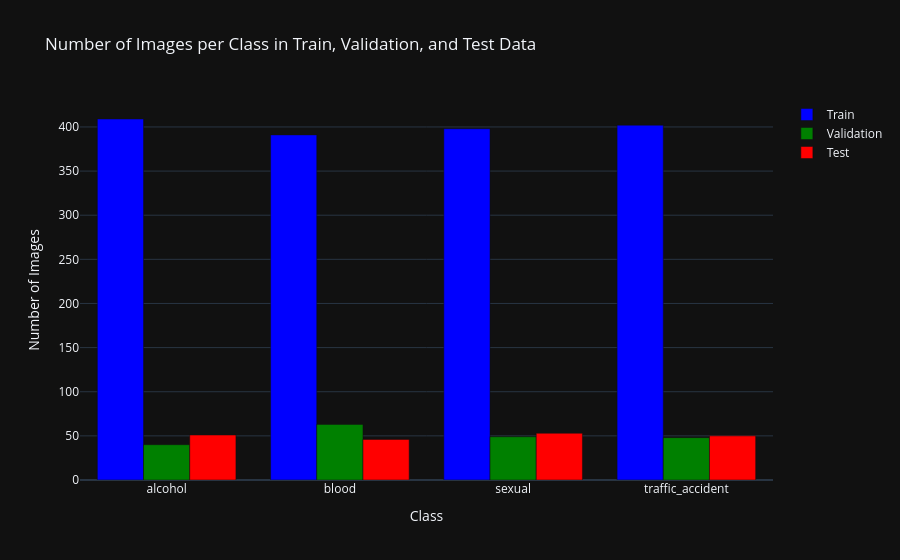

Source (notebook cell):
### Code cell
_, train_counts = np.unique(train_labels, return_counts=True)
_, val_counts = np.unique(val_labels, return_counts=True)
_, test_counts = np.unique(test_labels, return_counts=True)

fig = go.Figure()

fig.add_trace(go.Bar(
    x=class_names,
    y=train_counts,
    name='Train',
    marker=dict(color='blue')
))

fig.add_trace(go.Bar(
    x=class_names,
    y=val_counts,
    name='Validation',
    marker=dict(color='green')
))

fig.add_trace(go.Bar(
    x=class_names,
    y=test_counts,
    name='Test',
    marker=dict(color='red')
))

fig.update_layout(
    title="Number of Images per Class in Train, Validation, and Test Data",
    barmode='group',
    xaxis_title="Class",
    yaxis_title="Number of Images",
    template="plotly_dark"
)

# Show the plot
fig.show()

### Figure 1 — Plotly figure (JSON) as saved in the notebook; plotly's stock layout.template omitted (floating-point values rounded to 4 significant figures)
{"data": [{"marker": {"color": "blue"}, "name": "Train", "x": ["alcohol", "blood", "sexual", "traffic_accident"], "y": [409, 391, 398, 402], "type": "bar"}, {"marker": {"color": "green"}, "name": "Validation", "x": ["alcohol", "blood", "sexual", "traffic_accident"], "y": [40, 63, 49, 48], "type": "bar"}, {"marker": {"color": "red"}, "name": "Test", "x": ["alcohol", "blood", "sexual", "traffic_accident"], "y": [51, 46, 53, 50], "type": "bar"}], "layout": {"title": {"text": "Number of Images per Class in Train, Validation, and Test Data"}, "barmode": "group", "xaxis": {"title": {"text": "Class"}}, "yaxis": {"title": {"text": "Number of Images"}}}}
